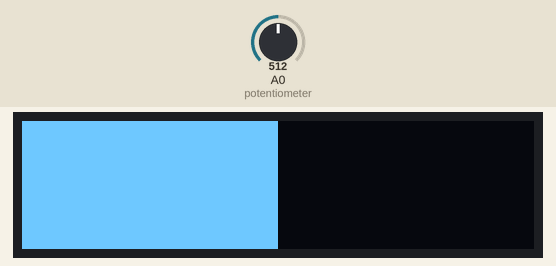
Recording of a sketch running on a simulated Arduino Uno, built with avr-gcc and run on an emulated ATmega328P. Parts: 128×32 one-colour display. The test bench sets the inputs (shaded band); at power-on: A0 (potentiometer) = 512.

Above: at 1.2 s.
1.3 s: A0 (potentiometer) set to 716
At 2.0 s:
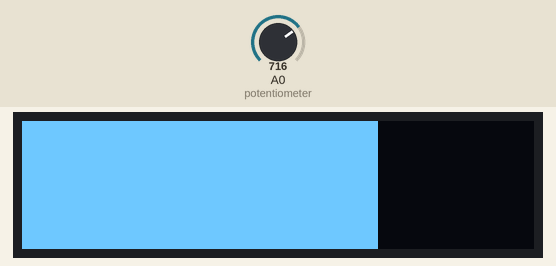
2.8 s: A0 (potentiometer) set to 900
At 4.0 s:
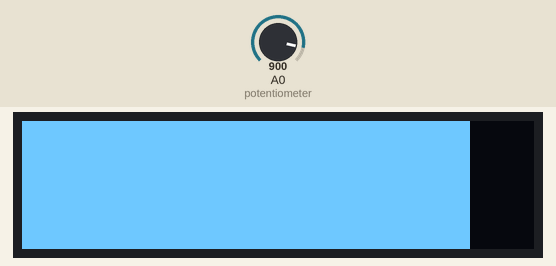
4.3 s: A0 (potentiometer) set to 1023
At 5.4 s:
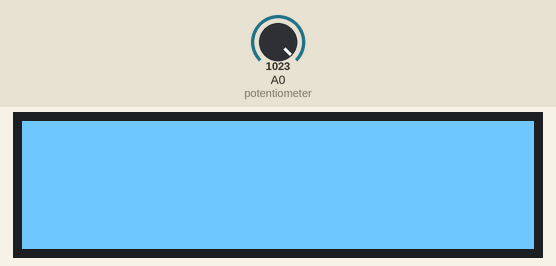
Timing chart, 0 to 7.3 s (numbered marks = the images above; inputs shaded):
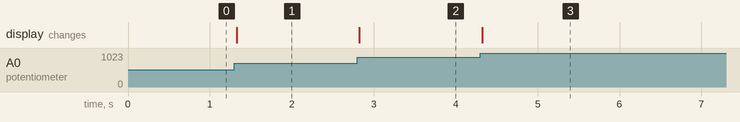

Measured:
- after the input at 1.3 s, the display: changes at once (image 1)
- after the input at 2.8 s, the display: changes at once (image 2)
- after the input at 4.3 s, the display: changes at once (image 3)

The sketch:

progressbar_z_potencjometrem.ino
```cpp
#include <Wire.h>
#include <Adafruit_SSD1306.h>
#include <Adafruit_GFX.h>

#define OLED_WIDTH 128
#define OLED_HEIGHT 32

#define OLED_ADDR   0x3C

Adafruit_SSD1306 display(OLED_WIDTH, OLED_HEIGHT);


int potentiometer = A0; //Assign to pin A0

void setup() {
  // put your setup code here, to run once:
  display.begin(SSD1306_SWITCHCAPVCC, OLED_ADDR);
  display.clearDisplay();

  display.setTextSize(2);
  display.setTextColor(WHITE);
  display.setCursor(0, 0);
  pinMode(potentiometer, INPUT); //Sets the pinmode to input

}

void loop() {
  // put your main code here, to run repeatedly:
  int sensor_value = analogRead(potentiometer); //Read the value from the potentiometer connected to the A0 pin
    int value = map(sensor_value, 0, 1023, 0, 128);
    display.clearDisplay();
    display.fillRect(0, 0, value, 64, WHITE);
    display.display();

}
```
